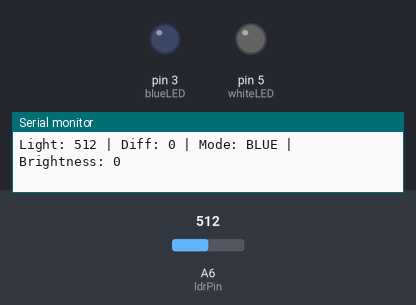
This sketch was run on a simulated Arduino Nano, built with avr-gcc and run on an emulated ATmega328P. On the bench: output pins drawn as LEDs (lit = HIGH), the last lines printed to the serial monitor. The test bench sets the inputs (shaded band); at power-on: A6 (ldrPin) = 512.

Above: at 3.7 s.
3.8 s: A6 (ldrPin) set to 306
At 4.55 s:
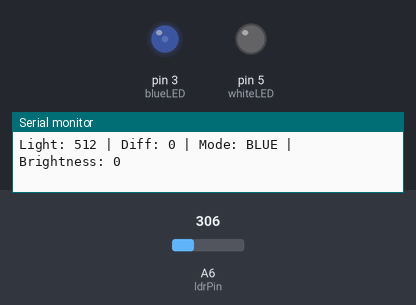
At 5.78 s:
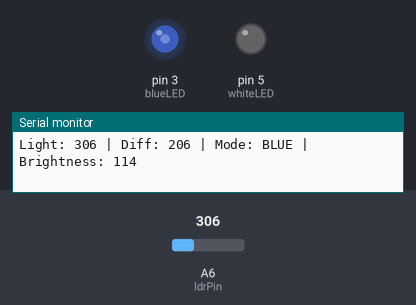
6.8 s: A6 (ldrPin) set to 122
At 7.66 s:
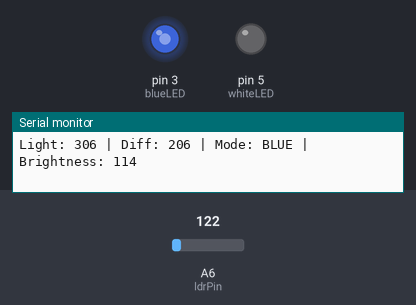
9.8 s: A6 (ldrPin) set to 40
Timing chart, 0 to 12.8 s (numbered marks = the images above; inputs shaded):
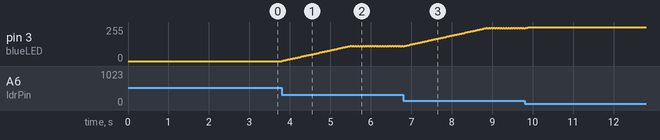

The sketch:

Photoresistor_nightlight.ino
```cpp
/* This is the code for a photoresistor LED nightlight */

const int ldrPin = A6;
const int blueLED = 3;   // PWM-capable pin
const int whiteLED = 5;  // PWM-capable pin

// --- Variables ---
int baseline = 0;
int lightLevel = 0;
int diff = 0;
int tolerance = 50;
int currentBrightness = 0;
int targetBrightness = 0;
int fadeSpeed = 2; // how fast LEDs fade

bool whiteMode = false;  // false = blue LED, true = white LED
bool darkTimerRunning = false;
unsigned long darkStartTime = 0;

unsigned long lastPrint = 0;
const unsigned long printInterval = 1000; // ms

void setup() {
  pinMode(blueLED, OUTPUT);
  pinMode(whiteLED, OUTPUT);
  analogWrite(blueLED, 0);
  analogWrite(whiteLED, 0);

  Serial.begin(9600);
  Serial.println("Calibrating baseline...");

  long total = 0;
  for (int i = 0; i < 50; i++) {
    total += analogRead(ldrPin);
    delay(50);
  }
  baseline = total / 50;
  Serial.print("Baseline light level: ");
  Serial.println(baseline);
  Serial.println("System ready.");
}

void loop() {
  lightLevel = analogRead(ldrPin);
  diff = baseline - lightLevel; // how much darker than baseline

  // --- Mode toggle detection ---
  if (lightLevel < 40) {  // near total darkness
    if (!darkTimerRunning) {
      darkTimerRunning = true;
      darkStartTime = millis();
    } else if (millis() - darkStartTime > 3000) {
      whiteMode = !whiteMode;  // toggle LED mode
      darkTimerRunning = false;
      Serial.print(">>> TOGGLED MODE: ");
      Serial.println(whiteMode ? "WHITE" : "BLUE");
    }
  } else {
    darkTimerRunning = false;
  }

  // --- Determine LED target brightness ---
  if (diff > tolerance) {
    targetBrightness = map(diff, tolerance, 400, 0, 255);
    targetBrightness = constrain(targetBrightness, 0, 255);
  } else {
    targetBrightness = 0;
  }

  // --- Smooth fading ---
  if (currentBrightness < targetBrightness) currentBrightness += fadeSpeed;
  else if (currentBrightness > targetBrightness) currentBrightness -= fadeSpeed;
  currentBrightness = constrain(currentBrightness, 0, 255);

  // --- Apply to correct LED ---
  if (whiteMode) {
    analogWrite(whiteLED, currentBrightness);
    analogWrite(blueLED, 0);
  } else {
    analogWrite(blueLED, currentBrightness);
    analogWrite(whiteLED, 0);
  }

  // --- Serial output every 1s ---
  if (millis() - lastPrint >= printInterval) {
    Serial.print("Light: ");
    Serial.print(lightLevel);
    Serial.print(" | Diff: ");
    Serial.print(diff);
    Serial.print(" | Mode: ");
    Serial.print(whiteMode ? "WHITE" : "BLUE");
    Serial.print(" | Brightness: ");
    Serial.println(currentBrightness);
    lastPrint = millis();
  }

  delay(30);
}
```
